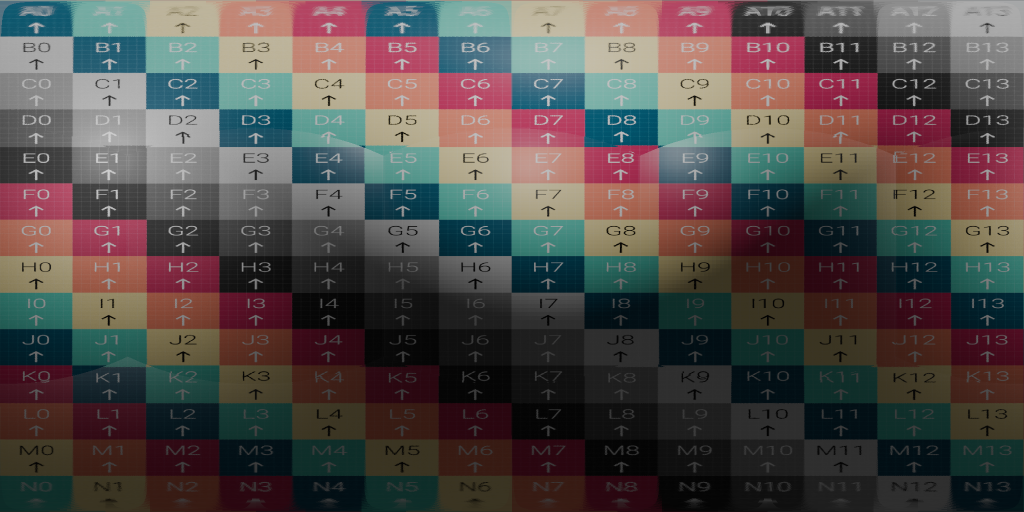
#> input picture docs/out.png, 2048 x 1024 px (shown at 1/2 size)
$ python cube2sphere_inv_numpy.py docs/out.png docs/out.png docs/out.png docs/out.png docs/out.png docs/out.png
#> lines starting #> are read from the running program, lines starting #| are printed output that depends on the picture
import argparse
import numpy as np
from PIL import Image
import os
from numba import njit

def load_faces(face_paths):
    return {name: np.array(Image.open(path)) for name, path in face_paths.items()}

# グローバルでfloat64型で定義
normals = np.array([
    [0, 1, 0], [0, -1, 0], [1, 0, 0], [-1, 0, 0], [0, 0, 1], [0, 0, -1]
], dtype=np.float64)
us = np.array([
    [1, 0, 0], [-1, 0, 0], [0, -1, 0], [0, 1, 0], [1, 0, 0], [1, 0, 0]
], dtype=np.float64)
vs = np.array([
    [0, 0, -1], [0, 0, -1], [0, 0, -1], [0, 0, -1], [0, -1, 0], [0, 1, 0]
], dtype=np.float64)

@njit
def direction_to_cube_face_numba(x, y, z):
    p = np.array([x, y, z], dtype=np.float64)
    max_dot = -1e10
    face_idx = -1
    for idx in range(6):
        dot = np.dot(p, normals[idx])
        if dot > max_dot:
            max_dot = dot
            face_idx = idx
    u = np.dot(p, us[face_idx])
    v = np.dot(p, vs[face_idx])
    u = (u + 1) / 2
    v = (v + 1) / 2
    # right, left, back だけフリップ
    if face_idx in (2, 3, 5):
        u = 1 - u
    return face_idx, u, v

@njit
def fast_equirectangular_from_cubemap(faces_arr, width, height, flip_flags):
    result = np.zeros((height, width, 3), dtype=np.uint8)
    for j in range(height):
        theta = np.pi * (1 - j / height)
        for i in range(width):
            phi = 2 * np.pi * (i / width)
            x = -np.sin(theta) * np.cos(phi)
            y = -np.sin(theta) * np.sin(phi)
            z = -np.cos(theta)
            face_idx, u, v = direction_to_cube_face_numba(x, y, z)
            if flip_flags[face_idx]:
                u = 1 - u
            face_img = faces_arr[face_idx]
            h, w = face_img.shape[:2]
            px = min(max(int(u * w), 0), w - 1)
            py = min(max(int(v * h), 0), h - 1)
            result[j, i] = face_img[py, px][:3]
    return result

def main():
    parser = argparse.ArgumentParser(description='Convert 6 cube face images to equirectangular image (numpy version)')
    parser.add_argument('front', type=str, help='front face image')
    parser.add_argument('back', type=str, help='back face image')
    parser.add_argument('left', type=str, help='left face image')
    parser.add_argument('right', type=str, help='right face image')
    parser.add_argument('top', type=str, help='top face image')
    parser.add_argument('bottom', type=str, help='bottom face image')
    parser.add_argument('-r', '--resolution', type=int, nargs=2, default=[1024, 512], metavar=('width', 'height'), help='output resolution')
    parser.add_argument('-o', '--output', type=str, default='out.png', help='output filename')
    args = parser.parse_args()

    face_paths = {
        'front': args.front,
        'back': args.back,
        'left': args.left,
        'right': args.right,
        'top': args.top,
        'bottom': args.bottom,
    }
    faces = load_faces(face_paths)
#> faces = 6 items
    width, height = args.resolution
    faces_arr = [faces['front'], faces['back'], faces['right'], faces['left'], faces['top'], faces['bottom']]
    # 6面のフリップ有無パターンを生成
    # 正解パターンのみ出力
    pattern = [0,0,1,1,1,0]  # t0b0r1l1f1k0
    out_img = fast_equirectangular_from_cubemap(faces_arr, width, height, np.array(pattern))
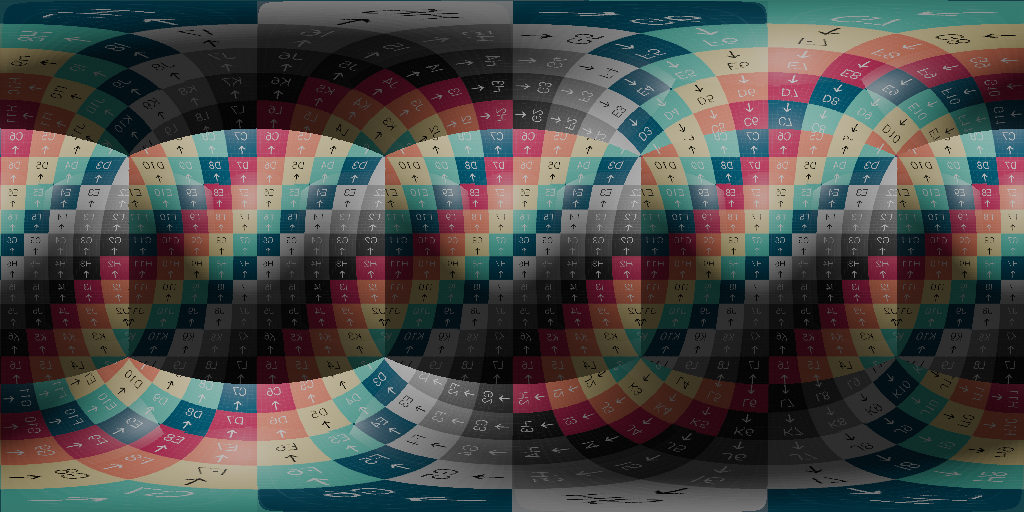
#> out_img: shape (512, 1024, 3); mean of channels 0, 1, 2 73.5, 74, 72.1; drawn as R, G, B
    # 最終出力を左右反転
    out_img = np.ascontiguousarray(out_img[:, ::-1, :])
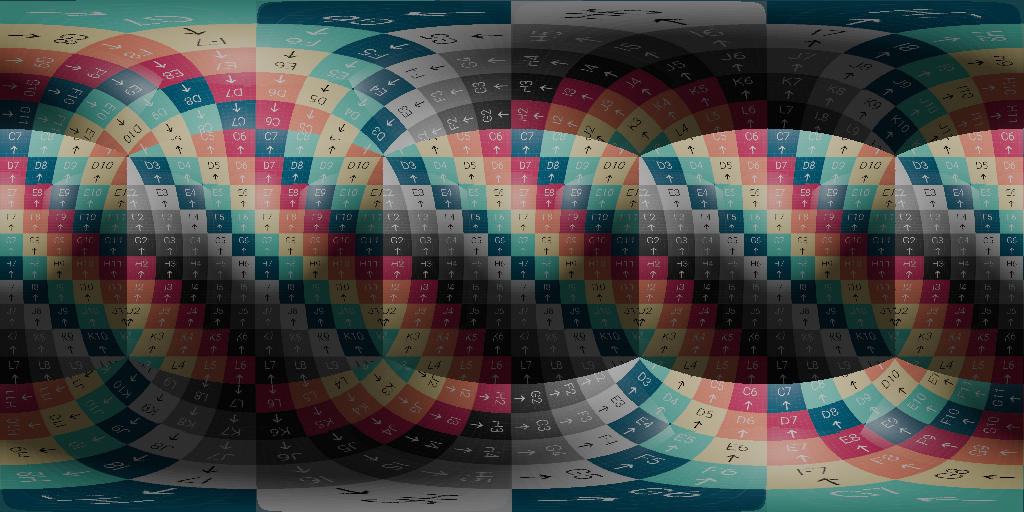
#> out_img: shape (512, 1024, 3); mean of channels 0, 1, 2 73.5, 74, 72.1; drawn as R, G, B
    Image.fromarray(out_img).save(args.output)
    print(f'Saved: {args.output}')

if __name__ == '__main__':
    main()
